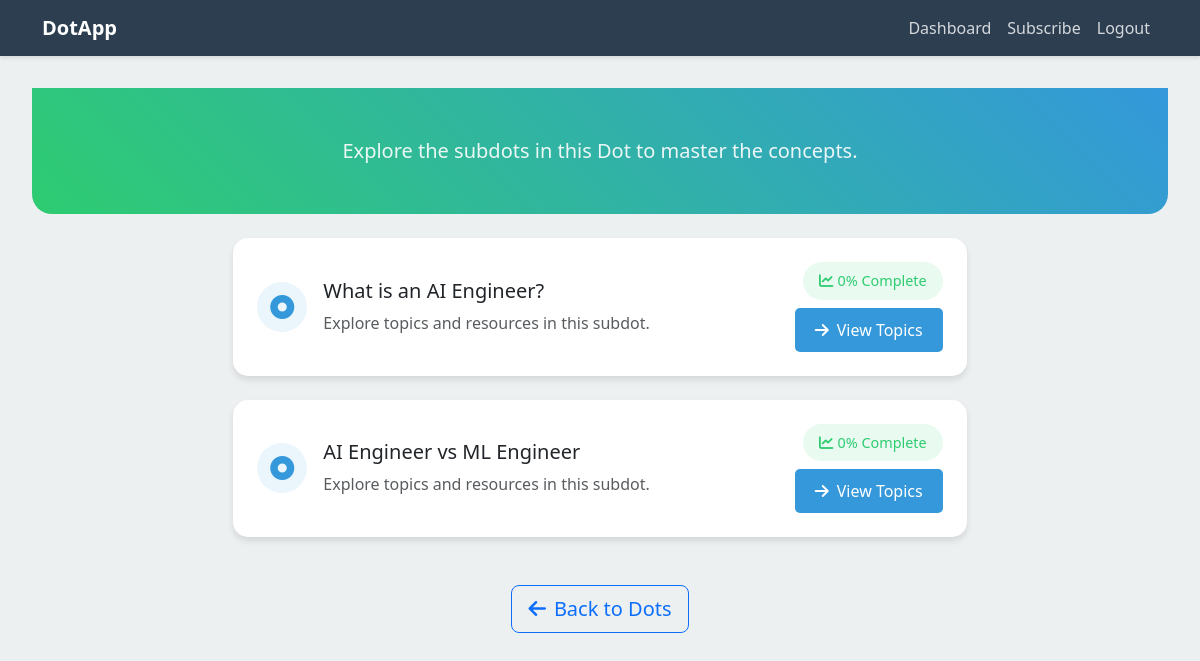
/editor/subdots/5/, run on an earlier commit of the app's database.
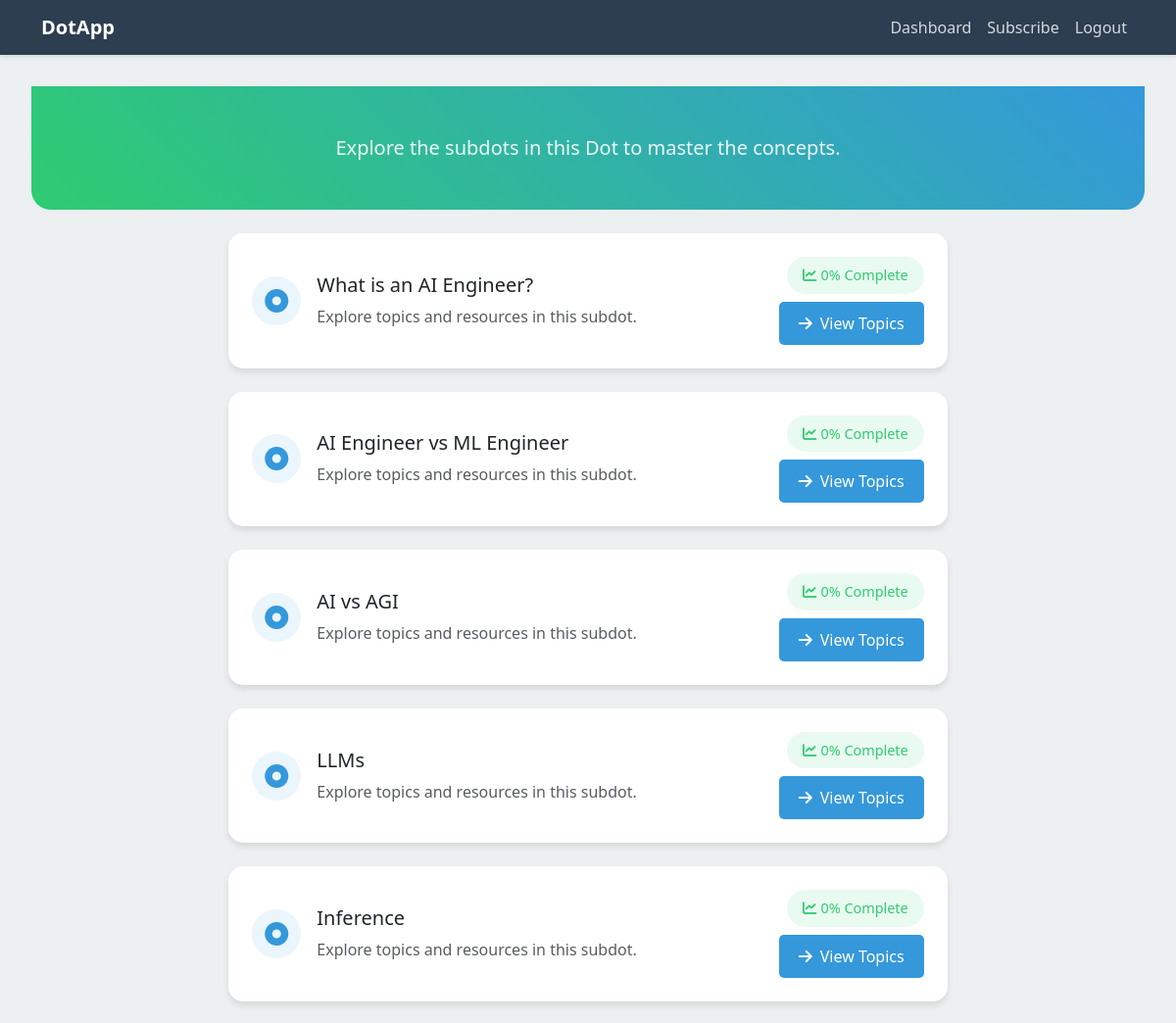
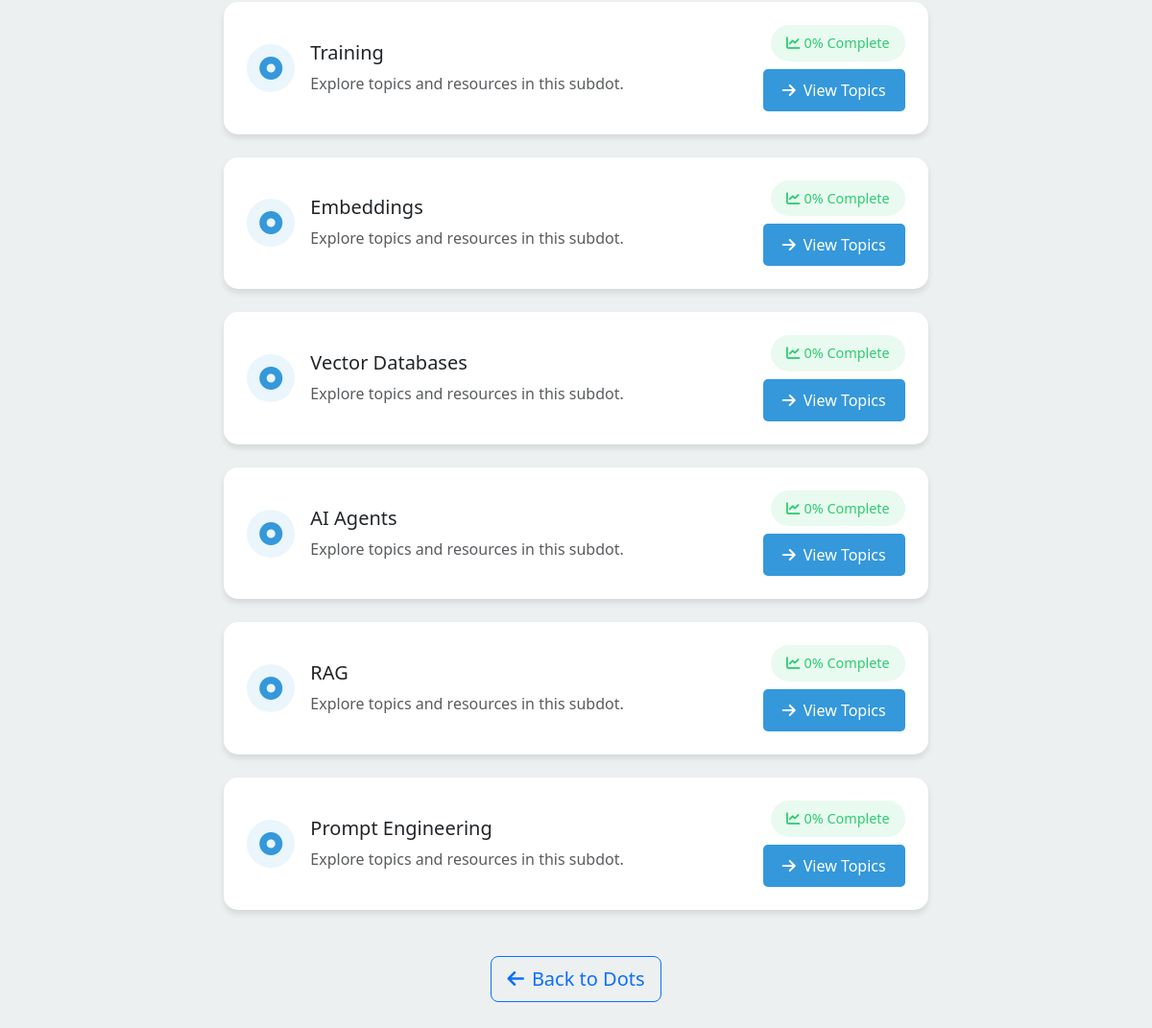
And on a later commit of the database (2 pictures, top to bottom).
### editor/models.py (models this page shows, shortened)
class SubDot(models.Model):
    dot = models.ForeignKey(Dot, on_delete=models.CASCADE, related_name="subdots")
    title = models.CharField(max_length=200)
    content = models.TextField()
    code_snippet = models.TextField(blank=True)
    image_url = models.URLField(blank=True)
    order = models.IntegerField(default=1)
    created_by = models.ForeignKey(Editor, on_delete=models.CASCADE, null=True, blank=True, related_name='created_subdots')

### editor/views.py (the view)
# urls.py: path('subdots/<int:Dot_id>/', view_subdots, name='view_subdots'),
def view_subdots(request, Dot_id):
    dot_instance = Dot.objects.get(id=Dot_id)
    subdots = SubDot.objects.filter(dot=dot_instance)
    return render(request, 'editor/subdots.html', {'Dot': dot_instance, 'subdots': subdots})

### editor/templates/editor/subdots.html (shortened to what this page needs)
{% extends 'editor/base.html' %}
{% block extra_css %}
    <link rel="stylesheet" href="https://cdnjs.cloudflare.com/ajax/libs/font-awesome/6.0.0/css/all.min.css">
{% endblock %}
{% block content %}
    <div class="Dot-header mb-4">
        <div class="container">
            <div class="text-center">
                <p class="Dot-description lead">
                    {% if Dot.description %}
                        {{ Dot.description }}
                    {% else %}
                        Explore the subdots in this Dot to master the concepts.
                    {% endif %}
                </p>
            </div>
        </div>
    </div>
    <div class="container">
        <div class="row justify-content-center">
            <div class="col-lg-8">
                {% for subdot in subdots %}
                    <div class="card subdot-card mb-4">
                        <div class="card-body p-4">
                            <div class="d-flex align-items-center">
                                <div class="subdot-icon">
                                    <i class="fas fa-dot-circle"></i>
                                </div>
                                <div class="flex-grow-1">
                                    <h3 class="h5 mb-2">{{ subdot.title }}</h3>
                                    <p class="text-muted mb-0">
                                        {% if subdot.description %}
                                            {{ subdot.description }}
                                        {% else %}
                                            Explore topics and resources in this subdot.
                                        {% endif %}
                                    </p>
                                </div>
                                <div class="ms-3 d-flex flex-column align-items-end">
                                    <span class="completion-badge mb-2">
                                        <i class="fas fa-chart-line me-1"></i>0% Complete
                                    </span>
                                    <a href="{% url 'view_topics' subdot.id %}" class="btn btn-primary">
                                        <i class="fas fa-arrow-right me-2"></i>View Topics
                                    </a>
                                </div>
                            </div>
                        </div>
                    </div>
                {% endfor %}
            </div>
        </div>
        <div class="text-center mt-4">
            <a href="{% url 'view_Dots' Dot.track.id %}" class="btn btn-outline-primary btn-lg">
                <i class="fas fa-arrow-left me-2"></i>Back to Dots
            </a>
        </div>
    </div>
{% endblock %}

What changed in the data, as far as the page shows it:
added SubDot: title "AI vs AGI"
added SubDot: title "LLMs"
added SubDot: title "Inference"
added SubDot: title "Training"
added SubDot: title "Embeddings"
added SubDot: title "Vector Databases"
added SubDot: title "AI Agents"
added SubDot: title "RAG"
added SubDot: title "Prompt Engineering"
